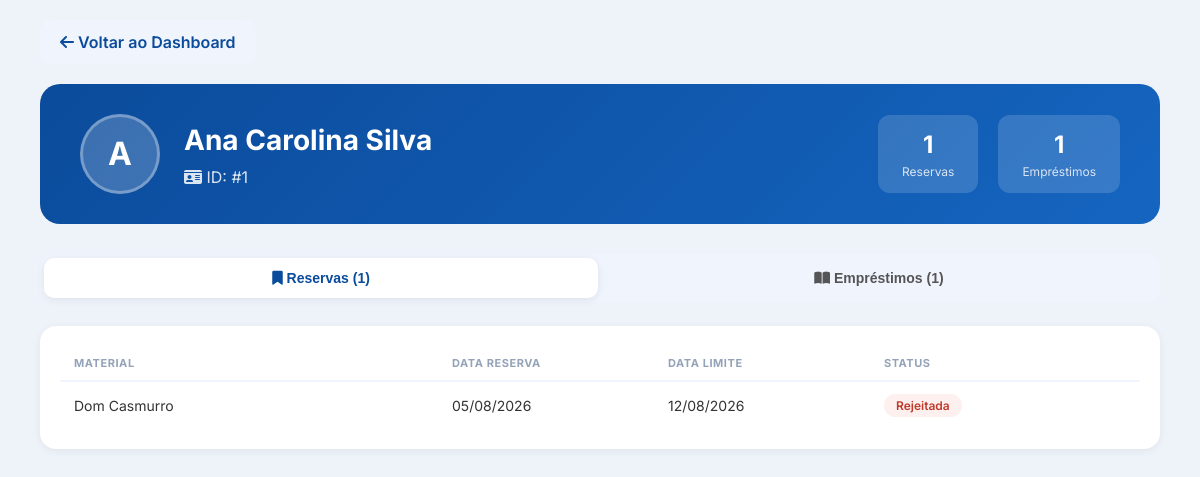
/adm/perfil_aluno.php?id=1 (signed in), run on the app's committed database.
### tables this page shows
CREATE TABLE `reservas` (
  `id_reserva` int(11) NOT NULL AUTO_INCREMENT,
  `id_aluno` bigint(20) UNSIGNED NOT NULL,
  `id_catalogo` int(11) DEFAULT NULL,
  `titulo_item` varchar(255) NOT NULL,
  `data_reserva` datetime DEFAULT current_timestamp(),
  `data_limite` date DEFAULT NULL,
  `status` enum('pendente','aprovada','rejeitada','expirada') DEFAULT 'pendente',
  PRIMARY KEY (`id_reserva`),
  KEY `id_aluno` (`id_aluno`),
  KEY `id_catalogo` (`id_catalogo`),
  CONSTRAINT `reservas_ibfk_1` FOREIGN KEY (`id_aluno`) REFERENCES `login_aluno` (`id_aluno`) ON DELETE CASCADE,
  CONSTRAINT `reservas_ibfk_2` FOREIGN KEY (`id_catalogo`) REFERENCES `catalogo` (`id_catalogo`) ON DELETE SET NULL
);

### adm/perfil_aluno.php (the view, shortened to what this page needs)
<?php
require_once __DIR__ . '/../includes/config.php';
$id_aluno = isset($_GET['id']) ? intval($_GET['id']) : 0;
$db = null;
if (isset($conn)) $db = $conn;
elseif (isset($conexao)) $db = $conexao;
elseif (isset($pdo)) $db = $pdo;
$nome_aluno = 'Aluno';
if ($db instanceof mysqli) {
    $stmt = $db->prepare("SELECT nome_aluno FROM login_aluno WHERE id_aluno = ?");
    $stmt->bind_param('i', $id_aluno);
    $stmt->execute();
    $result = $stmt->get_result();
    if ($row = $result->fetch_assoc()) {
        $nome_aluno = $row['nome_aluno'];
    }
} elseif ($db instanceof PDO) {
    $stmt = $db->prepare("SELECT nome_aluno FROM login_aluno WHERE id_aluno = ?");
    $stmt->execute([$id_aluno]);
    if ($row = $stmt->fetch(PDO::FETCH_ASSOC)) {
        $nome_aluno = $row['nome_aluno'];
    }
}
$reservas = [];
$sql_reservas = "SELECT id_reserva AS id, titulo_item AS material, data_reserva, data_limite, status
                 FROM reservas
                 WHERE id_aluno = ?
                 ORDER BY data_reserva DESC";
if ($db instanceof mysqli) {
    $stmt = $db->prepare($sql_reservas);
    $stmt->bind_param('i', $id_aluno);
    $stmt->execute();
    $result = $stmt->get_result();
    $reservas = $result->fetch_all(MYSQLI_ASSOC);
} elseif ($db instanceof PDO) {
    $stmt = $db->prepare($sql_reservas);
    $stmt->execute([$id_aluno]);
    $reservas = $stmt->fetchAll(PDO::FETCH_ASSOC);
}
$emprestimos = [];
$sql_emprestimos = "SELECT id_emprestimo AS id, titulo_item AS material, data_emprestimo, data_devolucao_prevista, status
                    FROM emprestimos
                    WHERE id_aluno = ?
                    ORDER BY data_emprestimo DESC";
if ($db instanceof mysqli) {
    $stmt = $db->prepare($sql_emprestimos);
    $stmt->bind_param('i', $id_aluno);
    $stmt->execute();
    $result = $stmt->get_result();
    $emprestimos = $result->fetch_all(MYSQLI_ASSOC);
} elseif ($db instanceof PDO) {
    $stmt = $db->prepare($sql_emprestimos);
    $stmt->execute([$id_aluno]);
    $emprestimos = $stmt->fetchAll(PDO::FETCH_ASSOC);
}
?>
<!DOCTYPE html>
<html lang="pt-BR">
<head>
    <link rel="stylesheet" href="https://cdnjs.cloudflare.com/ajax/libs/font-awesome/6.5.0/css/all.min.css">
    <link rel="stylesheet" href="../assets/css/dashboard_adm.css">
    <link rel="stylesheet" href="../assets/css/perfil_aluno.css?v=<?= time() ?>">
</head>
<body>
    <div class="main-content">
        <a href="dashboard_adm.php" class="btn-voltar">
            <i class="fas fa-arrow-left"></i> Voltar ao Dashboard
        </a>
        <div class="perfil-header">
            <div class="perfil-avatar-grande">
                <?= strtoupper(substr($nome_aluno, 0, 1)) ?>
            </div>
            <div class="perfil-info">
                <h1><?= htmlspecialchars($nome_aluno) ?></h1>
                <p><i class="fas fa-id-card"></i> ID: #<?= $id_aluno ?></p>
            </div>
            <div class="perfil-stats">
                <div class="stat-item">
                    <div class="numero"><?= count($reservas) ?></div>
                    <div class="label">Reservas</div>
                </div>
                <div class="stat-item">
                    <div class="numero"><?= count($emprestimos) ?></div>
                    <div class="label">Empréstimos</div>
                </div>
            </div>
        </div>
        <div class="perfil-tabs">
            <button class="active" onclick="showTab('reservas')">
                <i class="fas fa-bookmark"></i> Reservas (<?= count($reservas) ?>)
            </button>
            <button onclick="showTab('emprestimos')">
                <i class="fas fa-book-open"></i> Empréstimos (<?= count($emprestimos) ?>)
            </button>
        </div>
        <div class="tab-content active" id="tab-reservas">
            <?php if (empty($reservas)): ?>
                <div class="empty-state">
                    <h3>Nenhuma reserva</h3>
                    <p>Este aluno não possui reservas ativas.</p>
                </div>
            <?php else: ?>
                <div class="card-section">
                    <div class="table-wrapper">
                        <table class="admin-table">
                            <thead>
                                <tr>
                                    <th>Material</th>
                                    <th>Data Reserva</th>
                                    <th>Data Limite</th>
                                    <th>Status</th>
                                </tr>
                            </thead>
                            <tbody>
                                <?php foreach ($reservas as $r): ?>
                                <tr>
                                    <td><?= htmlspecialchars($r['material']) ?></td>
                                    <td><?= date('d/m/Y', strtotime($r['data_reserva'])) ?></td>
                                    <td><?= date('d/m/Y', strtotime($r['data_limite'])) ?></td>
                                    <td><span class="status-badge status-<?= $r['status'] ?>"><?= ucfirst($r['status']) ?></span></td>
                                </tr>
                                <?php endforeach; ?>
                            </tbody>
                        </table>
                    </div>
                </div>
            <?php endif; ?>
        </div>
    </div>
</body>
</html>

### assets/css/dashboard_adm.css (style rules this page uses)
* { margin: 0; padding: 0; box-sizing: border-box; }
html, body { overflow-x: hidden; max-width: 100%; }
body { font-family: 'Inter', sans-serif; background-color: #eef2f9; color: #1f1f1f; line-height: 1.5; }
.main-content { margin-left: 240px; transition: margin-left 0.4s ease; min-height: 100vh; }
.card-section { background: #ffffff; border-radius: 18px; padding: 24px; box-shadow: 0 4px 16px rgba(0,0,0,0.06); }
.table-wrapper { overflow-x: auto; }
.admin-table { width: 100%; border-collapse: collapse; font-size: 14px; }
.admin-table thead th { text-align: left; padding: 10px 14px; font-size: 11px; font-weight: 700; color: #94a3b8; text-transform: uppercase; letter-spacing: 0.05em; border-bottom: 2px solid #f0f4fd; }
.admin-table tbody td { padding: 13px 14px; border-bottom: 1px solid #f5f7fb; color: #333; vertical-align: middle; }
.admin-table tbody tr:last-child td { border-bottom: none; }
.status-badge { display: inline-flex; align-items: center; gap: 5px; font-size: 11px; font-weight: 700; padding: 4px 10px; border-radius: 20px; }

### assets/css/perfil_aluno.css (style rules this page uses)
.perfil-header { background: linear-gradient(135deg, #0b4b9b 0%, #1565c0 100%); color: white; padding: 30px 40px; border-radius: 20px; margin-bottom: 30px; display: flex; align-items: center; gap: 24px; flex-wrap: wrap; }
.perfil-avatar-grande { width: 80px; height: 80px; border-radius: 50%; background: rgba(255, 255, 255, 0.2); display: flex; align-items: center; justify-content: center; font-size: 32px; font-weight: 700; border: 3px solid rgba(255, 255, 255, 0.3); }
.perfil-info h1 { font-size: 28px; margin: 0 0 4px 0; }
.perfil-info p { opacity: 0.85; margin: 0; font-size: 16px; }
.perfil-stats { display: flex; gap: 20px; margin-left: auto; flex-wrap: wrap; }
.perfil-stats .stat-item { text-align: center; background: rgba(255, 255, 255, 0.15); padding: 12px 24px; border-radius: 12px; }
.perfil-stats .stat-item .numero { font-size: 24px; font-weight: 700; }
.perfil-stats .stat-item .label { font-size: 12px; opacity: 0.8; }
.perfil-tabs { display: flex; gap: 4px; background: #f0f4fd; border-radius: 12px; padding: 4px; margin-bottom: 24px; }
.perfil-tabs button { flex: 1; padding: 12px 20px; border: none; border-radius: 10px; background: transparent; font-weight: 600; font-size: 14px; cursor: pointer; transition: all 0.3s; color: #555; }
.perfil-tabs button.active { background: #fff; color: #0b4b9b; box-shadow: 0 2px 8px rgba(0, 0, 0, 0.08); }
.tab-content { display: none; }
.tab-content.active { display: block; }
.btn-voltar { background: #f0f4fd; border: none; padding: 10px 20px; border-radius: 10px; font-weight: 600; color: #0b4b9b; cursor: pointer; transition: background 0.2s; margin-bottom: 20px; text-decoration: none; display: inline-block; }
.status-badge { display: inline-block; padding: 4px 12px; border-radius: 20px; font-size: 12px; font-weight: 600; }
.status-rejeitada { background: #fef0ef; color: #c0392b; }
.card-section { background: #fff; border-radius: 16px; padding: 20px; box-shadow: 0 2px 8px rgba(0, 0, 0, 0.06); }
.table-wrapper { overflow-x: auto; }
.admin-table { width: 100%; border-collapse: collapse; font-size: 14px; }
.admin-table thead th { text-align: left; padding: 10px 14px; font-size: 11px; font-weight: 700; color: #94a3b8; text-transform: uppercase; border-bottom: 2px solid #f0f4fd; }
.admin-table tbody td { padding: 12px 14px; border-bottom: 1px solid #f5f7fb; color: #333; }
.admin-table tbody tr:last-child td { border-bottom: none; }
.admin-table th:nth-child(1), .admin-table td:nth-child(1) { width: 35%; }
.admin-table th:nth-child(2), .admin-table td:nth-child(2) { width: 20%; }
.admin-table th:nth-child(3), .admin-table td:nth-child(3) { width: 20%; }
.admin-table th:nth-child(4), .admin-table td:nth-child(4) { width: 25%; }
.main-content { margin-left: 0; padding: 20px 40px 60px; }

### data on the page
reservas: titulo_item "Dom Casmurro", data_reserva "05/08/2026", data_limite "12/08/2026", status "Rejeitada"

### other printed values
substr($nome_aluno, 0, 1) "A"
$nome_aluno "Ana Carolina Silva"
$id_aluno "1"
count($reservas) "1"
count($emprestimos) "1"
